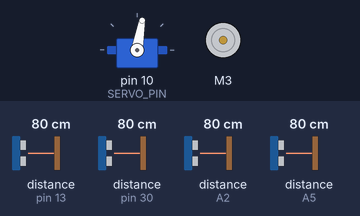
This sketch was run on a simulated Arduino Mega 2560, built with avr-gcc and run on an emulated ATmega2560. Parts: servo, DC motor (green arrow = forward, orange = backward, longer = faster). The inputs (shaded band) are chosen by the test bench; at power-on: distance to the obstacle (sensors on pin 13, pin 30, A2, A5) 80 cm. The echo pulse lasts 58.3 µs per cm; what the sketch prints to the serial monitor is not drawn.

Above: at 0.2 s.
At 0.6 s:
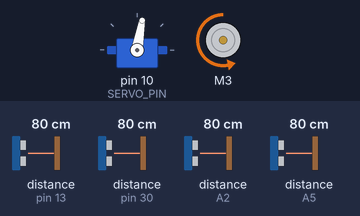
At 1.3 s:
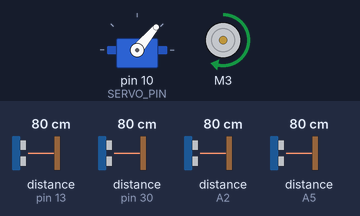
Timing chart, 0 to 5.2 s (numbered marks = the images above):
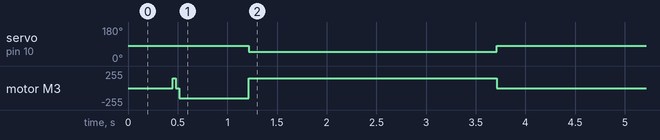

Measured:
- by itself, servo on pin 10 (SERVO_PIN): 80° → 50° at 1.2 s, → 80° 2.5 s later
- by itself, motor M3: stopped → backward 150/255 at 0.45 s, → forward 150/255 0.76 s later, → stopped 2.5 s later

The sketch:

CodigoDeluxe3_1.ino
```cpp
// --------------------------------------------- Configuración de Librerias ---------------------------------------------
#include <Arduino.h>
#include <AFMotor.h>
#include <Servo.h>
#include <NewPing.h>
#include <Wire.h>
#include <EEPROM.h>

// --------------------------------------------- Configuración de pines y parámetros ---------------------------------------------

// ----------------------------   PINES ----------------------------

// ------- ULTRASONICOS -------
#define TRIGGER_PIN1  A3   // Pin para el sensor ultrasonico 2 de la Right
#define ECHO_PIN1     A2  // Pin para el sensor ultrasonico 2 de la Right
#define TRIGGER_PIN2  31  // Pin para el sensor ultrasonico 1 de la Left
#define ECHO_PIN2     30  // Pin para el sensor ultrasonico 1 de la Left
#define TRIGGER_PIN3  A4  // Pin para el sensor ultrasonico 3 Right
#define ECHO_PIN3     A5 // Pin para el sensor ultrasonico 3 Right
#define TRIGGER_PIN4  9   // Pin para el sensor ultrasonico 4 Rear
#define ECHO_PIN4     13   // Pin para el sensor ultrasonico 4 Rear


// ------- MAXIMA DISTANCIA -------
#define MAX_DISTANCE  300  // Distancia máxima a medir (en cm)


// ------- MAXIMA DISTANCIA QUE PUEDEN LEER LOS SENSORES ULTRASONICOS -------
NewPing sonarRight(TRIGGER_PIN1, ECHO_PIN1, MAX_DISTANCE);   // Distancia máxima que le permitimos medir al senar1
NewPing sonarLeft(TRIGGER_PIN2, ECHO_PIN2, MAX_DISTANCE);   // Distancia máxima que le permitimos medir al senar2
NewPing sonarFront(TRIGGER_PIN3, ECHO_PIN3, MAX_DISTANCE);   // Distancia máxima que le permitimos medir al senar3
NewPing sonarRear(TRIGGER_PIN4, ECHO_PIN4, MAX_DISTANCE);   // Distancia máxima que le permitimos medir al senar4
unsigned int distanceRight, distanceLeft, distanceFront, distanceRear;   //Distancia en cm


// ------- ENCODER -------
#define ENCODER_PIN_A  3   // Pin para el encoder A
#define ENCODER_PIN_B  4   // Pin para el encoder B


// ------- SERVOMOTOR -------
#define SERVO_PIN     10  // Pin para el servo
Servo myServo;            // Objeto servo


// ------- MOTOR DC -------
AF_DCMotor motor(3);      // Motor conectado al puerto M3

// ----------------------------   VARIABLES ----------------------------

// ------- POSICIÓN DEL SERVOMOTOR -------
int servoL = 115;   // Determinar el estado basado en la posición del servomotor
int servoC = 80;   // Determinar el estado basado en la posición del servomotor
int servoR = 50;   // Determinar el estado basado en la posición del servomotor


// ------- PARÁMETROS DE NAVEGACIÓN Y DECISIÓN -------
int frontObject = 90; //Si el sensor frontal detecta a menos de esto, es hora de decidir un giro
int sense = 0;
int cantMuestras = 5; // Número de muestreos por cada sensor
int delayUltrasonicos = 10; // Intervalo entre pings de un mismo sensor (ms)


// ------- ESTADOS DEL CARRO -------
enum CarState {
 START,   //
 STOPPED,   //
 SENSE,
 RIGHT,
 LEFT,
};
CarState currentState = START;


// --------------------------------------------- Configuración del programa ---------------------------------------------

void setup() {   //  función que solo se ejecutará una sola vez al inicio del programa

  Serial.begin(9600);   // Iniciando comunicación serial para depuración
  Serial.println("--- Iniciando Carrito Autonomo WRO Futuros Ingenieros ---");   // Imprimir en el serial

  // Adjuntar el servomotor al pin y centrarlo
  myServo.attach(SERVO_PIN);   // Adjuntar servo al pin 29
  myServo.write(servoC);   // Posición inicial del servo
  delay(100);

  // Configurar el motor de tracción (detenido al inicio)
  motor.setSpeed(0);    // Velocidad del motor (0-255)
  motor.run(RELEASE);   // Libera el moto para que pueda girar libremente si no está activo

}


// --------------------------------------------- Loop del programa ---------------------------------------------

void loop() {

Serial.print("Estado Actual: ");
 switch (currentState) {
  case START: Serial.println("START"); break;
  case STOPPED: Serial.println("STOPPED"); break;
  case RIGHT: Serial.println("RIGHT"); break;
  case LEFT: Serial.println("LEFT"); break;
 }

switch (currentState){
 case START:

  servoCenter();
  readUltrasonicSensors();
  sense == 0;
  forward(150);

   if (distanceFront < frontObject && distanceFront != MAX_DISTANCE && sense == 0) {
      Serial.println("Pared frontal detectada. Pasando a DECISION_POINT.");
      stopped(); // Detener para la decisión
      currentState = SENSE;
      break; // Salir del switch para procesar el nuevo estado
    }
    break;

  case SENSE:

    if (distanceLeft < distanceRight ){
    // Si la derecha está libre (distancia > pasilloAbierto) Y la izquierda está bloqueada
      Serial.println("Decisión: Derecha abierta, Izquierda bloqueada -> Gira a la derecha.");
      sense = 1;
       currentState = RIGHT;
       break;
    }

    if ( distanceRight <  distanceLeft ){
    // Si la izquierda está libre (distancia > pasilloAbierto) Y la derecha está bloqueada
          Serial.println("Decisión: Izquierda abierta, Derecha bloqueada -> Gira a la izquierda.");
          sense = 2;
          currentState = LEFT;
          break;
    }

  case RIGHT:

  if ( distanceLeft <  69 &&  5 <  distanceLeft){
       Rbig();
       currentState = STOPPED;
    break;
    } else if ( 70 <  distanceLeft &&  distanceLeft < 100){
       Rsmall();
       currentState = STOPPED;
    break;
    }
  break;

 case LEFT:

  if ( distanceRight <  69 &&  5 <  distanceRight){
       Lbig();
       currentState = STOPPED;
    break;
    } else if ( 70 <  distanceRight &&  distanceRight < 100){
       Lsmall();
       currentState = STOPPED;
    break;
    }
  break;


  case STOPPED:
   stopped();
   break; // Salir del switch para procesar el nuevo estado

 }
}


// --------------------------------------------- Funciones ---------------------------------------------

// ------------------------- Basicas Del Movimiento -------------------------

// Función para mover el motor hacia delante
void forward(int speed) {   // Definimos nombre del void
 motor.setSpeed(speed);   // Establece la velocidad (0-255)
 motor.run(FORWARD);   // Establece la dirección hacia adelante
}

// Función para mover el motor hacia atrás
void backward(int speed) {   // Definimos nombre del void
  motor.setSpeed(speed);   // Establece la velocidad (0-255)
  motor.run(BACKWARD);   // Establece la dirección hacia atrás
}

// Función para parar
void stopped() {   // Definimos nombre del void
    motor.run(RELEASE);   // Se para
}

// Función para girar a la derecha
void servoRigth() {   // Definimos nombre del void
  myServo.write(servoR);   // Gira a la derecha
  sense == 1;
}

// Función para girar a la izquierda
void servoLeft() {   // Definimos nombre del void
  myServo.write(servoL);   // Gira a la izquierda
  sense == 2;
}


// Función para ir derecho
void servoCenter() {   // Definimos nombre del void
  myServo.write(servoC);   // Derecho
}

// ------------------------- LECTURA Y FILTRO DE LOS ULTRASONICOS -------------------------

void readUltrasonicSensors() {
  // NewPing tiene una función 'ping_cm()' que devuelve la distancia en cm o 0 si está fuera de rango.
  //distanceFront = sonarFront.ping_cm();
  distanceFront = filtrarUltrasonicos(sonarFront);
  delay(10); // Pequeña pausa entre pings para evitar ecos cruzados
  //distanceRight = sonarRight.ping_cm();
 distanceRight = filtrarUltrasonicos(sonarRight);

  delay(10);
  //distanceLeft = sonarLeft.ping_cm();
  distanceLeft = filtrarUltrasonicos(sonarLeft);
  delay(10);
  //distanceRear = sonarRear.ping_cm();
  distanceRear = filtrarUltrasonicos(sonarRear);
  delay(10);

  // NewPing devuelve 0 si no se detecta eco o si está fuera de rango.
  // Interpretamos 0 como la distancia máxima para que la lógica de navegación no se confunda
  // con un 0 real (que significaría estar pegado a una pared).
  if (distanceFront == 0) distanceFront = MAX_DISTANCE;
  if (distanceRight == 0) distanceRight = MAX_DISTANCE;
  if (distanceLeft == 0) distanceLeft = MAX_DISTANCE;
  if (distanceRear == 0) distanceRear = MAX_DISTANCE;

  // Imprimir datos para depuración
  Serial.print("F:"); Serial.print(distanceFront);
  Serial.print("cm | R:"); Serial.print(distanceRight);
  Serial.print("cm | L:"); Serial.print(distanceLeft);
  Serial.print("cm | B:"); Serial.print(distanceRear);
  Serial.println(" | Estado: ");
}


unsigned int filtrarUltrasonicos(NewPing &sonar) {
  //#define CANT_MUESTRAS  5   // Número de muestreos por cada sensor
  //#define DELAY_ULTRASONICOS 15
 unsigned long sum = 0;
 unsigned int minVal = MAX_DISTANCE; // Inicializar con el valor más alto posible
 unsigned int maxVal = 0; // Inicializar con el valor más bajo posible
 int validCount = 0;

 for (int i = 0; i < cantMuestras; i++) {
 unsigned int dist = sonar.ping_cm();

// Si la lectura es 0 (fuera de rango o error), la tratamos como MAX_DISTANCE.
// Esto es crucial para que no baje el promedio falsamente.
 if (dist == 0) {
 dist = MAX_DISTANCE;
 }

//Asegurarse de que la lectura sea razonable para incluirla en el min/max
// (ej. no incluir MAX_DISTANCE en minVal si de verdad estamos cerca)
// Sin embargo, para este algoritmo, incluimos todo para que el min/max actúe sobre el rango completo

 sum += dist;

 if (dist < minVal) {
 minVal = dist;
 }
 if (dist > maxVal) {
 maxVal = dist;
 }
 validCount++; // Contar que hemos tomado una lectura
 delay(delayUltrasonicos); // Pequeña pausa entre cada ping del mismo sensor
 }

// Si no se tomó ninguna lectura válida (no debería pasar con este for)
 if (validCount == 0) {
 return MAX_DISTANCE;
 }

// Descartar la lectura más alta y la más baja
 sum -= minVal;
 sum -= maxVal;

 //Si NUM_SAMPLES_SIMPLE es 1 o 2, no se puede descartar min/max y promediar.
 //Por seguridad, si solo hay 1 o 2 muestras, el divisor es 'validCount'.
 //Si hay 3 o más, el divisor es 'validCount - 2'.
 int divisor = validCount;
 if (validCount >= 3) {
 divisor -= 2; // Descartamos la más alta y la más baja
 }

 // Evitar división por cero si por alguna razón divisor es 0
 if (divisor == 0) return MAX_DISTANCE;

 return (unsigned int)(sum / divisor);
}

// ------------------------- PASILLOS -------------------------


// -------- GIRO CORTO A LA DERECHA --------
void Rsmall() {
  Serial.print("Rsmall COMFIRMADO");
  backward(150);
  delay(700);
  servoRigth();
  forward(150);
  delay(2500);
  servoCenter();
}

// -------- GIRO LARGO A LA DERECHA --------
void Rbig() {
Serial.print("Rbig COMFIRMADO");
  backward(150);
  delay(1500);
  servoRigth();
  forward(150);
  delay(2500);
  servoCenter();
}

// -------- GIRO CORTO A LA IZQUIERDA --------
void Lsmall() {
  Serial.print("Rsmall COMFIRMADO");
  backward(150);
  delay(1000);
  servoLeft();
  forward(150);
  delay(2500);
  servoCenter();
}

// -------- GIRO LARGO A LA DERECHA --------
void Lbig() {
Serial.print("Rbig COMFIRMADO");
  backward(150);
  delay(1500);
  servoLeft();
  forward(150);
  delay(2500);
  servoCenter();
}
```

beta.c
```cpp
#include <AFMotor.h>
#include <Servo.h>
#include <NewPing.h>

// Crear el objeto del motor DC conectado al puerto M3
AF_DCMotor myMotor(3, MOTOR34_1KHZ); // Motor en M3 con frecuencia de 1kHz

// Crear el objeto del servo
Servo servoMotor;

// Pines de los sensores ultrasónicos
#define TRIG_FRONT 14
#define ECHO_FRONT 15
#define TRIG_RIGHT 16
#define ECHO_RIGHT 17
#define TRIG_LEFT 18
#define ECHO_LEFT 19
#define TRIG_BACK 20
#define ECHO_BACK 21

// Configuración de los sensores ultrasónicos
#define MAX_DISTANCE 200 // Máxima distancia en cm
NewPing sonarFront(TRIG_FRONT, ECHO_FRONT, MAX_DISTANCE);
NewPing sonarRight(TRIG_RIGHT, ECHO_RIGHT, MAX_DISTANCE);
NewPing sonarLeft(TRIG_LEFT, ECHO_LEFT, MAX_DISTANCE);
NewPing sonarBack(TRIG_BACK, ECHO_BACK, MAX_DISTANCE);

// Pines del encoder
#define ENCODER_A 22
#define ENCODER_B 23

// Variables globales
volatile int encoderRevolutions = 0;
unsigned long previousMillis = 0;
const unsigned long interval = 50; // Intervalo para verificar sensores

// Función para manejar interrupciones del encoder
void encoderISR() {
  static bool lastA = LOW;
  bool currentA = digitalRead(ENCODER_A);
  if (lastA != currentA) {
    if (digitalRead(ENCODER_B) != currentA) {
      encoderRevolutions++;
    } else {
      encoderRevolutions--;
    }
  }
  lastA = currentA;
}

// Función para leer la distancia de un sensor ultrasónico
int readDistance(NewPing &sonar) {
  return sonar.ping_cm();
}

// Función para reiniciar el encoder
void resetEncoder() {
  noInterrupts();
  encoderRevolutions = 0;
  interrupts();
}

// Configuración inicial
void setup() {
  // Inicializar el motor
  myMotor.setSpeed(250); // Velocidad inicial del motor (0-255)
  myMotor.run(RELEASE);  // Detener el motor inicialmente

  // Configurar el servo
  servoMotor.attach(9); // Pin digital 9
  servoMotor.write(90); // Posición inicial

  // Configurar pines del encoder
  pinMode(ENCODER_A, INPUT);
  pinMode(ENCODER_B, INPUT);
  attachInterrupt(digitalPinToInterrupt(ENCODER_A), encoderISR, CHANGE);

  // Configurar comunicación serial
  Serial.begin(9600);
}

// Bucle principal
void loop() {
  unsigned long currentMillis = millis();

  // Verificar sensores periódicamente
  if (currentMillis - previousMillis >= interval) {
    previousMillis = currentMillis;

    int distanceRight = readDistance(sonarRight);
    int distanceLeft = readDistance(sonarLeft);
    int distanceFront = readDistance(sonarFront);
    int distanceBack = readDistance(sonarBack);

    // Paso 2: Girar el servo según las distancias
    if (distanceRight > 100 || distanceRight == 0) {
      servoMotor.write(135);
      resetEncoder();
    } else if (distanceLeft > 100 || distanceLeft == 0) {
      servoMotor.write(45);
      resetEncoder();
    }

    // Paso 4: Mover el motor según las condiciones
    if ((distanceRight <= 20 && distanceRight > 0) || (distanceLeft <= 40 && distanceLeft > 0) ||
        (distanceFront > 100) || (distanceBack <= 40 && distanceBack > 0) || encoderRevolutions >= 15) {
      myMotor.run(RELEASE);
    } else {
      myMotor.run(FORWARD);
    }

    // Paso 5: Regresar el servo a 90°
    servoMotor.write(90);

    // Paso 6: Repetir el bucle hasta 12 veces
    static int loopCount = 0;
    if (loopCount >= 12) {
      resetEncoder();
      while (encoderRevolutions < 25) {
        myMotor.run(FORWARD);
      }
      myMotor.run(RELEASE);
      while (true); // Detener el programa
    }
    loopCount++;
  }
}
```
